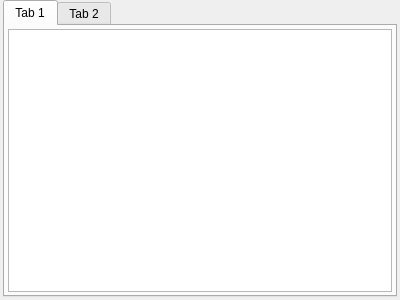
<?xml version="1.0" encoding="UTF-8"?>
<ui version="4.0">
 <class>DockWidgetTextEditor</class>
 <widget class="QDockWidget" name="DockWidgetTextEditor">
  <property name="geometry">
   <rect>
    <x>0</x>
    <y>0</y>
    <width>400</width>
    <height>300</height>
   </rect>
  </property>
  <property name="windowTitle">
   <string>Text Editor</string>
  </property>
  <widget class="QWidget" name="dockWidgetContents">
   <layout class="QHBoxLayout" name="horizontalLayout">
    <property name="spacing">
     <number>2</number>
    </property>
    <property name="leftMargin">
     <number>3</number>
    </property>
    <property name="topMargin">
     <number>0</number>
    </property>
    <property name="rightMargin">
     <number>3</number>
    </property>
    <property name="bottomMargin">
     <number>3</number>
    </property>
    <item>
     <widget class="QTabWidget" name="tabWidget">
      <property name="currentIndex">
       <number>0</number>
      </property>
      <widget class="QWidget" name="tab">
       <attribute name="title">
        <string>Tab 1</string>
       </attribute>
       <layout class="QHBoxLayout" name="horizontalLayout_2">
        <property name="spacing">
         <number>2</number>
        </property>
        <property name="margin">
         <number>3</number>
        </property>
        <item>
         <widget class="QPlainTextEdit" name="plainTextEdit"/>
        </item>
       </layout>
      </widget>
      <widget class="QWidget" name="tab_2">
       <attribute name="title">
        <string>Tab 2</string>
       </attribute>
      </widget>
     </widget>
    </item>
   </layout>
  </widget>
 </widget>
 <resources/>
 <connections/>
</ui>
